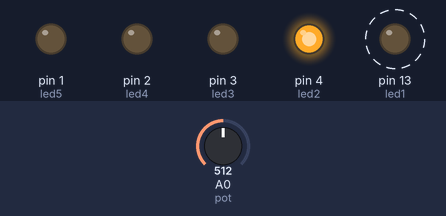
This sketch was run on a simulated Arduino Uno, built with avr-gcc and run on an emulated ATmega328P. Parts: output pins drawn as LEDs (lit = HIGH). Dashed ring = blinking. Inputs (shaded band) come from the test bench; at power-on: A0 (pot) = 512.

Above: at 3.3 s.
3.4 s: A0 (pot) set to 0
At 6.2 s:
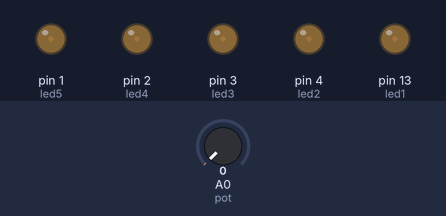
6.9 s: A0 (pot) set to 122
At 7.08 s:
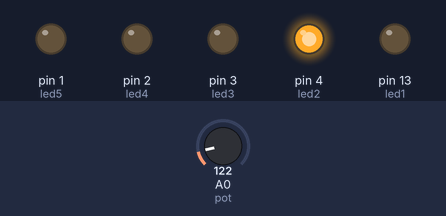
10.4 s: A0 (pot) set to 306
At 10.71 s:
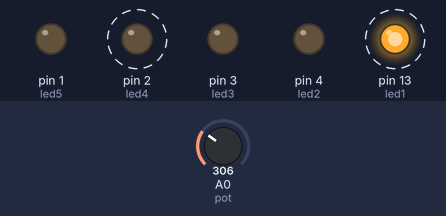
Timing chart, 0 to 19.9 s (numbered marks = the images above; inputs shaded):
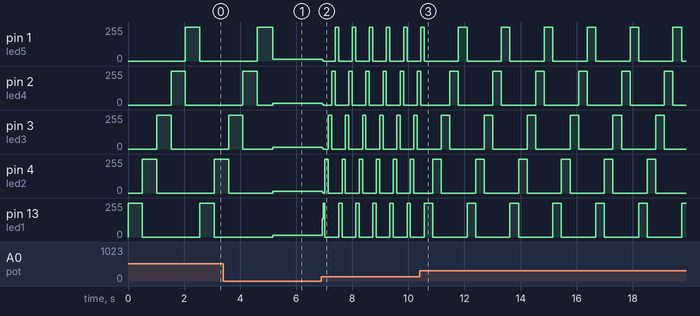

The sketch:

christimas_led.ino
```cpp
// Pin 13 has an LED connected on most Arduino boards.
// give it a name:
int led1 = 13;
int led2 = 4;
int led3 = 3;
int led4 = 2;
int led5 = 1;
int pot = 0;
int val = 0;

// the setup routine runs once when you press reset:
void setup() {
  // initialize the digital pin as an output.
  pinMode(led1, OUTPUT);
  pinMode(led2, OUTPUT);
  pinMode(led3, OUTPUT);
  pinMode(led4, OUTPUT);
  pinMode(led5, OUTPUT);
}

// the loop routine runs over and over again forever:
void loop() {
  val = analogRead(pot);
  digitalWrite(led1, HIGH);
  delay(val);
  digitalWrite(led1, LOW);
  digitalWrite(led2,HIGH);
  delay(val);
  digitalWrite(led2, LOW);
  digitalWrite(led3,HIGH);
  delay(val);
  digitalWrite(led3, LOW);
  digitalWrite(led4,HIGH);
  delay(val);
  digitalWrite(led4, LOW);
  digitalWrite(led5, HIGH);
  delay(val);
  digitalWrite(led5, LOW);
}
```

Measured:
- after the input at 6.9 s, pin 1 (led5): 12/255 → 6/255 at once, then repeats every 0.55 s: 0/255 0.43 s, 255/255 0.12 s; pin 13 (led1): 12/255 → 138/255 at once, then moves between 0/255 and 255/255, repeating every 0.61 s
- after the input at 10.4 s, pin 2 (led4): alternates 255/255 for 0.31 s and 0/255 for 1.2 s, starting after 1.1 s; pin 3 (led3): alternates 255/255 for 0.31 s and 0/255 for 1.2 s, starting after 0.77 s; pin 4 (led2), pin 13 (led1): alternates 255/255 for 0.31 s and 0/255 for 1.2 s, starting after 0.47 s
